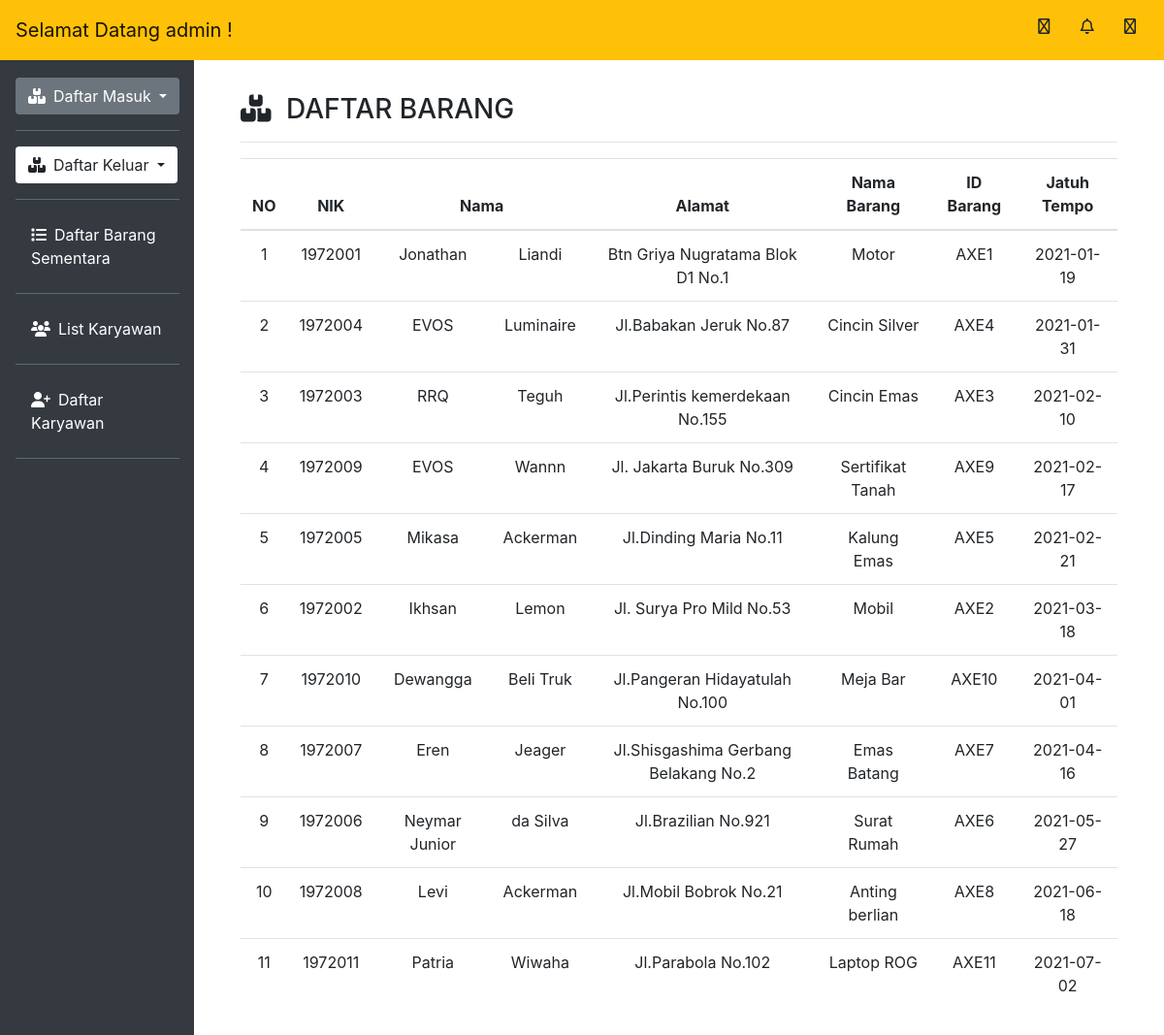
The app's page /lapangan_daftar.php (signed in) with its own data.
### tables this page shows
CREATE TABLE `resepsionis_masuk` (
  `NIK` bigint(18) NOT NULL,
  `idPelanggan` varchar(10) NOT NULL,
  `namaDepan` varchar(255) NOT NULL,
  `namaBelakang` varchar(255) NOT NULL,
  `Alamat` text NOT NULL,
  `noTlp` int(255) NOT NULL,
  `noRekening` int(15) DEFAULT NULL
);

CREATE TABLE `gudang_masuk` (
  `idPelanggan` varchar(10) NOT NULL,
  `idBarang` varchar(10) NOT NULL,
  `namaBarang` text NOT NULL,
  `tanggalMasuk` date NOT NULL,
  `jatuhTempo` date NOT NULL,
  `idPegawai` varchar(5) NOT NULL,
  `kodeGudang` varchar(10) NOT NULL
);

### lapangan_daftar.php (the view, shortened to what this page needs)
<!DOCTYPE html>
<html lang="en">
<body>
   <?php
   include_once 'header.php';
   include_once 'includes/database.php';
   $result = mysqli_query($conn, "SELECT *
   FROM resepsionis_masuk r
   RIGHT JOIN gudang_masuk g
   ON r.idPelanggan = g.idPelanggan
   ORDER BY g.jatuhTempo ");
   ?>
   <div class="col-md-10 p-5 pt-2">
      <h3><i class="fas fa-boxes mr-2"></i> DAFTAR BARANG</h3>
      <hr>
      <table class="table table-hover text-center">
         <thead>
            <tr>
               <th scope="col">NO</th>
               <th scope="col">NIK</th>
               <th colspan="2" scope="col">Nama</th>
               <th scope="col">Alamat</th>
               <th scope="col">Nama Barang</th>
               <th scope="col">ID Barang</th>
               <th scope="col">Jatuh Tempo</th>
            </tr>
         </thead>
         <tbody>
            <?php $i = 1; ?>
            <?php while ($row = mysqli_fetch_assoc($result)) : ?>
               <tr>
                  <td scope="row"><?= $i; ?></td>
                  <td><?= $row["NIK"]; ?></td>
                  <td><?= $row["namaDepan"]; ?></td>
                  <td><?= $row["namaBelakang"]; ?></td>
                  <td><?= $row["Alamat"]; ?></td>
                  <td><?= $row["namaBarang"]; ?></td>
                  <td><?= $row["idBarang"]; ?></td>
                  <td><?= $row["jatuhTempo"]; ?></td>
               </tr>
               <?php $i++; ?>
            <?php endwhile; ?>
         </tbody>
      </table>
   </div>
</body>
</html>

### records on screen
resepsionis_masuk: NIK "1972001", namaDepan "Jonathan", namaBelakang "Liandi", Alamat "Btn Griya Nugratama Blok D1 No.1", gudang_masuk.namaBarang "Motor", gudang_masuk.idBarang "AXE1", gudang_masuk.jatuhTempo "2021-01-19"
resepsionis_masuk: NIK "1972004", namaDepan "EVOS", namaBelakang "Luminaire", Alamat "Jl.Babakan Jeruk No.87", gudang_masuk.namaBarang "Cincin Silver", gudang_masuk.idBarang "AXE4", gudang_masuk.jatuhTempo "2021-01-31"
resepsionis_masuk: NIK "1972003", namaDepan "RRQ", namaBelakang "Teguh", Alamat "Jl.Perintis kemerdekaan No.155", gudang_masuk.namaBarang "Cincin Emas", gudang_masuk.idBarang "AXE3", gudang_masuk.jatuhTempo "2021-02-10"
resepsionis_masuk: NIK "1972009", namaDepan "EVOS", namaBelakang "Wannn", Alamat "Jl. Jakarta Buruk No.309", gudang_masuk.namaBarang "Sertifikat Tanah", gudang_masuk.idBarang "AXE9", gudang_masuk.jatuhTempo "2021-02-17"
resepsionis_masuk: NIK "1972005", namaDepan "Mikasa", namaBelakang "Ackerman", Alamat "Jl.Dinding Maria No.11", gudang_masuk.namaBarang "Kalung Emas", gudang_masuk.idBarang "AXE5", gudang_masuk.jatuhTempo "2021-02-21"
resepsionis_masuk: NIK "1972002", namaDepan "Ikhsan", namaBelakang "Lemon", Alamat "Jl. Surya Pro Mild No.53", gudang_masuk.namaBarang "Mobil", gudang_masuk.idBarang "AXE2", gudang_masuk.jatuhTempo "2021-03-18"
resepsionis_masuk: NIK "1972010", namaDepan "Dewangga", namaBelakang "Beli Truk", Alamat "Jl.Pangeran Hidayatulah No.100", gudang_masuk.namaBarang "Meja Bar", gudang_masuk.idBarang "AXE10", gudang_masuk.jatuhTempo "2021-04-01"
resepsionis_masuk: NIK "1972007", namaDepan "Eren", namaBelakang "Jeager", Alamat "Jl.Shisgashima Gerbang Belakang No.2", gudang_masuk.namaBarang "Emas Batang", gudang_masuk.idBarang "AXE7", gudang_masuk.jatuhTempo "2021-04-16"
resepsionis_masuk: NIK "1972006", namaDepan "Neymar Junior", namaBelakang "da Silva", Alamat "Jl.Brazilian No.921", gudang_masuk.namaBarang "Surat Rumah", gudang_masuk.idBarang "AXE6", gudang_masuk.jatuhTempo "2021-05-27"
resepsionis_masuk: NIK "1972008", namaDepan "Levi", namaBelakang "Ackerman", Alamat "Jl.Mobil Bobrok No.21", gudang_masuk.namaBarang "Anting berlian", gudang_masuk.idBarang "AXE8", gudang_masuk.jatuhTempo "2021-06-18"
resepsionis_masuk: NIK "1972011", namaDepan "Patria", namaBelakang "Wiwaha", Alamat "Jl.Parabola No.102", gudang_masuk.namaBarang "Laptop ROG", gudang_masuk.idBarang "AXE11", gudang_masuk.jatuhTempo "2021-07-02"

### other values on screen
$_SESSION["usersStatus"] "admin"
